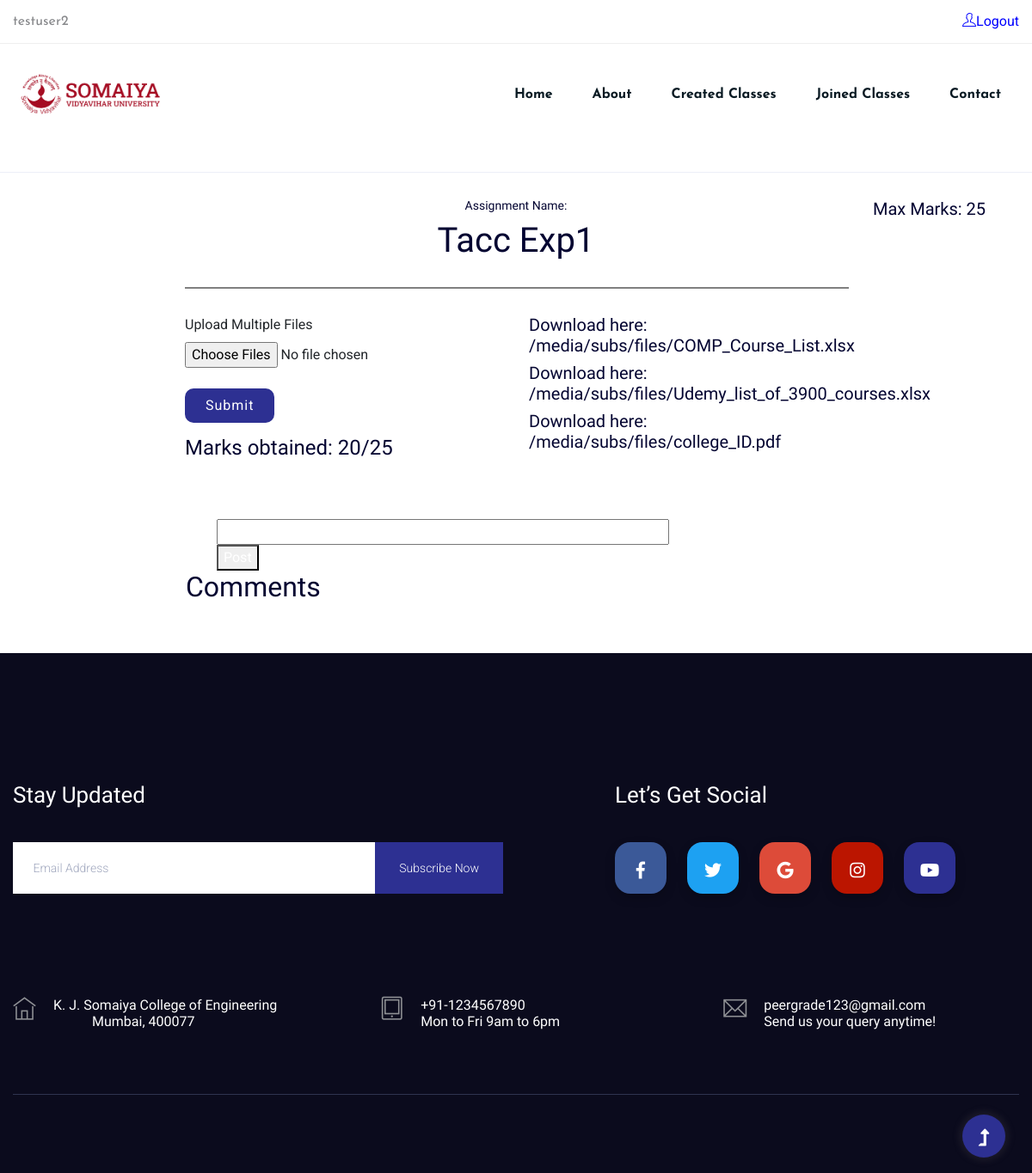
Screenshot of /cur_assignment_join/28 (signed in) with the database file from the repository.
### courses/models.py (models this page shows, shortened)
class Assignments(models.Model):
    assignment_name = models.CharField(max_length=100, )
    points = models.IntegerField()
    due_date = models.DateTimeField()
    class_id = models.ForeignKey(CreatedClasses, on_delete=models.CASCADE)
    grading_type = models.BooleanField(default=True)
    teacher_ratio = models.FloatField(blank=True, null=True)
    student_ratio = models.FloatField(blank=True, null=True)
    no_of_peers = models.IntegerField(blank=True, null=True)

class Submission(models.Model):
    sub_date = models.DateTimeField(default=timezone.now)
    assignment_id = models.ForeignKey(Assignments, on_delete=models.CASCADE, default=None)
    student = models.ForeignKey(User, on_delete=models.CASCADE, default=None)
    marks = models.IntegerField(blank=True, default=0)
    remark = models.CharField(default="Submitted on Time", max_length=100)

class SubmittedFiles(models.Model):
    sub = models.FileField(upload_to='subs/files/')
    submission_id = models.ForeignKey(Submission, on_delete=models.CASCADE)

### courses/views.py (the view, shortened to what this page needs)
# urls.py: path('cur_assignment_join/<assignment_id>', views.cur_assignment_join, name='cur_assignment_join'),
@login_required
def cur_assignment_join(request, assignment_id):
    context={}
    current_assignment = Assignments.objects.get(pk=assignment_id)
    sub = Submission.objects.filter(student=request.user).filter(assignment_id=current_assignment).first()
    comments = Comments.objects.filter(submission=sub)
    if current_assignment is not None:
        created_class_code = current_assignment.class_id.class_code
        created_class = CreatedClasses.objects.filter(class_code=created_class_code).first()
        if JoinedClasses.objects.filter(student=request.user).filter(class_id=created_class).first() is not None:
            no_peers=current_assignment.no_of_peers
            sub = Submission.objects.filter(student=request.user).filter(assignment_id=current_assignment).first()
            sub_files = SubmittedFiles.objects.filter(submission_id=sub)
            s_ratio=current_assignment.student_ratio
            t_ratio=current_assignment.teacher_ratio
            t_points=current_assignment.points
            if current_assignment.grading_type is False:
                peer_marks=[]
                marks=0
                total_marks=None
                peer=AssignedPeers.objects.filter(assignment=current_assignment).filter(peer=request.user)
                if len(peer)==0:
                    peer=peer.first()
                if peer is not None:
                    for p in peer:
                        temp= p.student_marks
                        peer_marks.append(temp)
                    teacher_marks=None
                    if sub is not None:
                        if sub.marks is not None:
                            teacher_marks=sub.marks
                            teacher_marks=teacher_marks*(t_ratio/100)
                    if len(peer_marks)!=0:
                        count=0
                        for i in peer_marks:
                            if i is not None:
                                count+=1
                        if count!=0 and count==no_peers:
                            for i in peer_marks:
                                marks=marks+i
                            marks=float(marks)/count
                            marks=marks*(s_ratio/100)
                            if teacher_marks is not None:
                                total_marks=teacher_marks+marks
                        ts_marks=round(t_points*(s_ratio/100), 1)
                        tt_marks=round(t_points*(t_ratio/100), 1)
                    flag = True
                    if teacher_marks is not None:
                        teacher_marks = round(teacher_marks, 1)
                    if total_marks is not None:
                        total_marks = round(total_marks, 1)
                    context = {
                    'a': current_assignment,
                    'sub': sub,
                    'files': sub_files,
                    'marks': round(marks, 1),
                    'ts_marks':ts_marks,
                    'tt_marks':tt_marks,
                    'teacher_marks':teacher_marks,
                    'total_marks':total_marks,
                    't_points':t_points,
                    'comments': comments,
                    'flag': flag,
                    'count': count,
                    'no_peers': no_peers,
                }
                else:
                    teacher_marks=None
                    if sub is not None:
                        if sub.marks is not None:
                            teacher_marks=sub.marks
                    marks="No peers assigned"
                    context={
                    'a': current_assignment,
                    'sub': sub,
                    'files': sub_files,
                    'marks':marks,
                    'teacher_marks':teacher_marks,
                    'tt_marks':current_assignment.points,
                    'comments': comments,
                    }
            else:
                marks="No peergrading"
                context = {
                            'a': current_assignment,
                            'sub': sub,
                            'files': sub_files,
                            'marks':marks,
                            'comments': comments,
                        }
            return render(request, 'courses/cur_assignment_join.html', context)
        else:
            return render(request, 'courses/access_denied.html')

### courses/templates/courses/cur_assignment_join.html (shortened to what this page needs)
{% extends 'courses/nav.html' %}
{% load static %}
{% block content %}
<!DOCTYPE html>
<html lang="en">
<head>
</head>
<body>
    <hr>
    <div class="container-fluid">
        <div class="row-content row">
            <div class="offset-md-2 col-sm-12 col-md-8 text-center">
                <div class="offset-md-4 col-md-4">
                    <h5 style="font-size: 14px;">Assignment Name:</h5>
                </div>
                <div class="offset-md-4 offset-sm-2 col-sm-8 col-md-4">
                    <h1 style = "text-transform:capitalize; margin-bottom: 30px;"> {{ a.assignment_name }} </h1>
                </div>
                <hr style="border: 1px solid gray; width: 100%;">
            </div>
            <div class="col-md-2">
                <h5>Max Marks: {{ a.points }}</h5>
            </div>
        </div>
        <div class="row-content row">
            <div class="offset-md-2 col-md-4">
                <form method="post" enctype="multipart/form-data">
                    <div>
                        <label>Upload Multiple Files</label>
                        <input class="unstyle" type="file" name="uploaded_file" multiple required><br>
                    </div><br>
                    <div>
                        <button class="btn btn-success" type="submit" style="border-radius: 10px; height: 35px; padding: 20px 24px; margin-bottom: 15px;">Submit</button>
                    </div>
                </form>
                {% if a.grading_type is False %}
                <h4>Marks obtained by teacher: {{ teacher_marks }}/{{ tt_marks }}</h4>
                <h4>Marks obtained by peer: {{ marks }}/{{ ts_marks }}
                {% if total_marks %}
                <h4>Total Marks: {{ total_marks }}/{{ t_points }}</h4>
                {% endif %}
                {% else %}
                <h4>Marks obtained: {{ sub.marks }}/{{ a.points }}</h4>
                {% endif %}
            </div>
            <div class="col-sm-12 col-md-4">
                {% for file in files %}
                <h5>Download here: <a href="{{ file.sub.url }}">{{ file.sub.url }}</a></h5>
                {% endfor %}
            </div>
            <div class='comments'>
            {% if sub %}
            <form method="post" action="{% url 'cur_assignment_join' a.pk %}" class='commentform'>
            <input type="text" name="comment" autocomplete="off" size="60">
            <button type="submit">Post</button>
            </form>
            <h2>Comments</h2>
            {% endif %}
          </div>
        </div>
    </div>
</body>
<footer style="margin-top: 50px;">
    <div class="footer-area footer-bg">
    <div class="container">
      <div class="footer-top footer-padding">
        <div class="footer-heading">
          <div class="row justify-content-between">
            <div class="col-xl-6 col-lg-7 col-md-10">
              <div class="footer-tittle2">
                <h4>Stay Updated</h4>
              </div>
              <div class="footer-form mb-50">
                <div id="mc_embed_signup">
                  <form target="_blank"
                    action="https://spondonit.us12.list-manage.com/subscribe/post?u=1462626880ade1ac87bd9c93a&amp;id=92a4423d01"
                    method="get" class="subscribe_form relative mail_part" novalidate="true">
                    <input type="email" name="EMAIL" id="newsletter-form-email" placeholder=" Email Address "
                      class="placeholder hide-on-focus" onfocus="this.placeholder = ''"
                      onblur="this.placeholder = 'Your email address'" />
                    <div class="form-icon">
                      <button type="submit" name="submit" id="newsletter-submit"
                        class="email_icon newsletter-submit button-contactForm">
                        Subscribe Now
                      </button>
                    </div>
                  </form>
                </div>
              </div>
            </div>
            <div class="col-xl-5 col-lg-5">
              <div class="footer-tittle2">
                <h4>Let’s Get Social</h4>
              </div>
              <div class="footer-social">
                <a href="#"><i class="fab fa-facebook-f"></i></a>
                <a href="#"><i class="fab fa-twitter"></i></a>
                <a href="#"><i class="fab fa-google"></i></a>
                <a href="#"><i class="fab fa-instagram"></i></a>
                <a href="#"><i class="fab fa-youtube"></i></a>
              </div>
            </div>
          </div>
        </div>
              <div class="media contact-info" style="float: left;margin-right: 120px;">
                <span class="contact-info__icon" style="float: left;"><i class="ti-home"></i></span>
                <div class="media-body ">
                  <h3 style="color: white;">K. J. Somaiya College of Engineering<br/><span style="margin-left: 45px;">Mumbai, 400077<span></h3>
                </div>
              </div>
              <div class="media contact-info" style="float: left;margin-right:190px; ">
                <span class="contact-info__icon" style="float: left;"><i class="ti-tablet"></i
                ></span>
                <div class="media-body">
                  <h3 style="color: white;">+91-1234567890<br/>Mon to Fri 9am to 6pm</h3>
                </div>
              </div>
              <div class="media contact-info">
                <span class="contact-info__icon" ><i class="ti-email"></i></span>
                <div class="media-body">
                  <h3 style="color: white;">peergrade123@gmail.com<br/>Send us your query anytime!</h3>
                </div>
              </div>
      </div>
      <div class="footer-bottom">
        <div class="row d-flex align-items-center">
          <div class="col-lg-12">
          </div>
        </div>
      </div>
    </div>
  </div>
</footer>
<div id="back-top">
    <a title="Go to Top" href="#"> <i class="fas fa-level-up-alt"></i></a>
</div>
</html>
{% endblock %}

### courses/templates/courses/nav.html (shortened to what this page needs)
{% load static %}
<!DOCTYPE html>
<html class="no-js" lang="zxx">
  <head>
    <link rel="stylesheet" href="{% static 'assets1/bootstrap/css/bootstrap.min.css' %}">
  <link rel="stylesheet" href="{% static 'assets1/Ionicons/css/ionicons.min.css' %}">
  <link rel="stylesheet" href="{% static 'assets1/css/custom.css' %}">
    <link rel="stylesheet" href="{% static 'assets/css/bootstrap.min.css'%}" />
    <link rel="stylesheet" href="{% static 'assets/css/owl.carousel.min.css'%}"/>
    <link rel="stylesheet" href="{% static 'assets/css/slicknav.css'%}" />
    <link rel="stylesheet" href="{% static 'assets/css/flaticon.css'%}" />
    <link rel="stylesheet" href="{% static 'assets/css/gijgo.css'%}" />
    <link rel="stylesheet" href="{% static 'assets/css/animate.min.css'%}" />
    <link rel="stylesheet" href="{% static 'assets/css/magnific-popup.css'%}" />
    <link rel="stylesheet" href="{% static 'assets/css/fontawesome-all.min.css'%}"/>
    <link rel="stylesheet" href="{% static 'assets/css/themify-icons.css'%}" />
    <link rel="stylesheet" href="{% static 'assets/css/slick.css'%}" />
    <link rel="stylesheet" href="{% static 'assets/css/nice-select.css'%}" />
    <link rel="stylesheet" href="{% static 'assets/css/style.css'%}" />
  </head>
  <body>
    <header>
      <div class="header-area">
        <div class="main-header">
          <div class="header-top d-none d-lg-block">
            <div class="container" style="overflow-x: hidden;">
              <div class="col-xl-12">
                <div
                  class="row d-flex justify-content-between align-items-center"
                >
                  <div class="header-info-left">
                    <ul>
                      {% if user.is_authenticated %}
                       <li>{{user.username}}</li>
                      {% else %}
                      <li>Login to explore</li>
                      {% endif %}
                    </ul>
                  </div>
                  <div class="header-info-right">
                    <ul>
                      {% if user.is_authenticated %}
                      <a style="color:blue;" href="{% url 'logout' %}"><i class="ti-user"></i>Logout</a>
                      {% endif %}
                    </ul>
                  </div>
                </div>
              </div>
            </div>
          </div>
          <div class="header-bottom header-sticky">
            <div class="container">
              <div class="menu-wrapper">
                <div class="logo logo2">
                  <a href="{% url 'index' %}"
                    ><img
                      src="{% static 'assets/img/logo/somaiya.png' %}"
                      alt="Somaiya Vidyavihar University"
                      width="180"
                      heigth="60"
                  /></a>
                </div>
                <div class="main-menu d-none d-lg-block">
                  <nav>
                    <ul id="navigation">
                      <li><a href="{% url 'index' %}">Home</a></li>
                      <li><a href="{% url 'about' %}">About</a></li>
                      {% if user.is_authenticated %}
                      <li><a href="{% url 'homepage' %}">Created Classes</a></li>
                      <li><a href="{% url 'joinclass' %}">Joined Classes</a></li>
                      {% endif %}
                      <li><a href="{% url 'contact' %}">Contact</a></li>
                    </ul>
                  </nav>
                </div>
               </div>
              <div class="col-12">
              </div>
            </div>
          </div>
        </div>
      </div>
    </header>
  {% block content %}
  {% endblock %}
  </body>
</html>

### courses/static/assets1/css/custom.css (style rules this page uses)
body { min-height: 100vh; position: relative; overflow-x: hidden; }
ul { padding: 0; }
li { list-style: none; }

### courses/templates/courses/cur_assignment_join.html (style rules this page uses)
.comments { width: 60%; margin-top: 5%; position: relative; left: 18%; }
.commentform { position: relative; left: 5%; width: 60%; }

### rows the page displays
Assignments: assignment_name "Tacc Exp1", points "25"
Submission: marks "20"
SubmittedFiles: sub "/media/subs/files/COMP_Course_List.xlsx"
SubmittedFiles: sub "/media/subs/files/Udemy_list_of_3900_courses.xlsx"
SubmittedFiles: sub "/media/subs/files/college_ID.pdf"

### other values shown
{{ user.username }} "testuser2"
